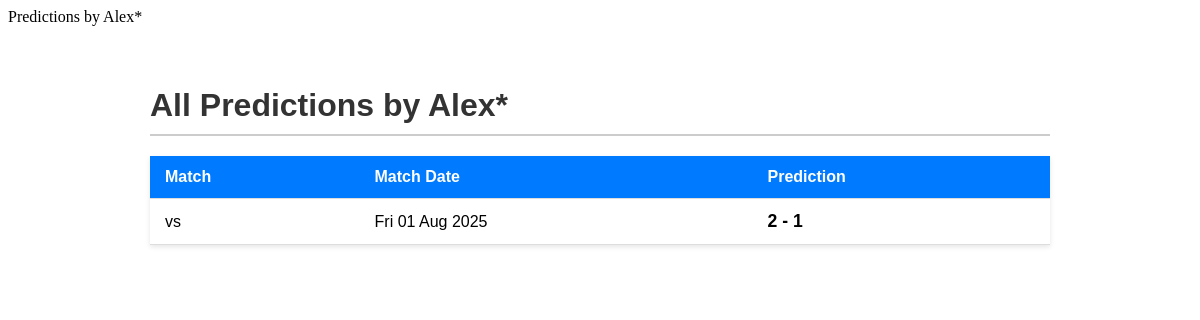
Page /leaderboard/profile/Alex*/ on the earlier database version.
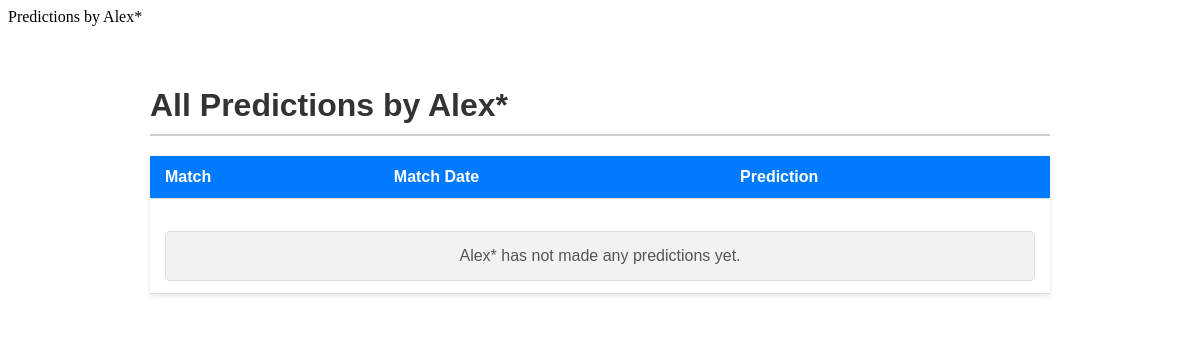
Same page on the later database version.
### predictions/models.py (models this page shows, shortened)
class Prediction(models.Model):
    user = models.ForeignKey(
        settings.AUTH_USER_MODEL, on_delete=models.CASCADE, default=None
    )
    match = models.ForeignKey(Match, on_delete=models.CASCADE)
    predicted_home_score = models.IntegerField()
    predicted_away_score = models.IntegerField()
    created_at = models.DateTimeField(auto_now_add=True)
    points = models.PositiveIntegerField(default=0, db_index=True)

class Match(models.Model):
    match_id = models.IntegerField(null=True, unique=True)
    home_team = models.CharField(max_length=100)
    away_team = models.CharField(max_length=100)
    match_date = models.DateField()
    home_score = models.IntegerField(null=True, blank=True)
    away_score = models.IntegerField(null=True, blank=True)
    league = models.CharField(max_length=100, default="")
    predicted = models.BooleanField(default=False)
    postponed = models.BooleanField(default=False)

### users/models.py (models this page shows)
class CustomUser(AbstractUser):
    can_participate = models.BooleanField(default=True)
    username = models.CharField(
        max_length=150,
        unique=True,
        validators=[RegexValidator(
            regex=r'^[\w @*+-]+$',
            message='Username may contain letters, numbers, spaces, and * @ + - .'
        )],
    )

### leaderboard/views.py (the view)
# urls.py: path("profile/<str:username>/", views.profile, name = "profile")
def profile(request, username):
    today = timezone.now()
    this_week = get_match_week_start(today)
    profile_user = get_object_or_404(User, username=username)
    predictions = (
        Prediction.objects
        .filter(user__username=username)
        .select_related("match")
        .order_by("-match__match_date")
    )
    predictions_final = [
        p for p in predictions
        if get_match_week_start(p.match.match_date) != this_week
    ]
    return render(request, "leaderboard/profile.html", {
        "profile_user": profile_user,
        "predictions": predictions_final,
    })

### leaderboard/views.py (called while the page is built)
def get_match_week_start(d):
    weekday = d.weekday()  # Monday=0 ... Sunday=6
    if weekday != 0 and weekday <= 3:  # Tue(1)-Thu(3) belong to the NEXT week
        return d + datetime.timedelta(days=4 - weekday)
    days_since_friday = (weekday - 4) % 7
    return d - datetime.timedelta(days=days_since_friday)

### leaderboard/templates/leaderboard/profile.html (shortened to what this page needs)
{% block title %}Predictions by {{ profile_user.username }}{% endblock %}
{% block content %}
<div class="content-container">
    <h1>All Predictions by {{ profile_user.username }}</h1>
    <table class="predictions-table">
        <thead>
            <tr>
                <th>Match</th>
                <th>Match Date</th>
                <th>Prediction</th>
            </tr>
        </thead>
        <tbody>
            {% for prediction in predictions %}
                <tr>
                    <td>
                        {{ prediction.match.home_team.name }} vs {{ prediction.match.away_team.name }}
                    </td>
                    <td>
                        {{ prediction.match.match_date|date:"D d M Y" }}
                    </td>
                    <td class="prediction-score">
                        {{ prediction.predicted_home_score }} - {{ prediction.predicted_away_score }}
                    </td>
                </tr>
            {% empty %}
                <tr>
                    <td colspan="3">
                        <p class="no-predictions">{{ profile_user.username }} has not made any predictions yet.</p>
                    </td>
                </tr>
            {% endfor %}
        </tbody>
    </table>
</div>
{% endblock %}

Differences in the rows shown:
no longer on this page (row edited): Prediction: match.match_date "Fri 01 Aug 2025", predicted_home_score "2", predicted_away_score "1"
shown differently, row unchanged: CustomUser "Alex*": username (not shown) → "Alex*"
Other differences:
text now shown: "has not made any predictions yet."
